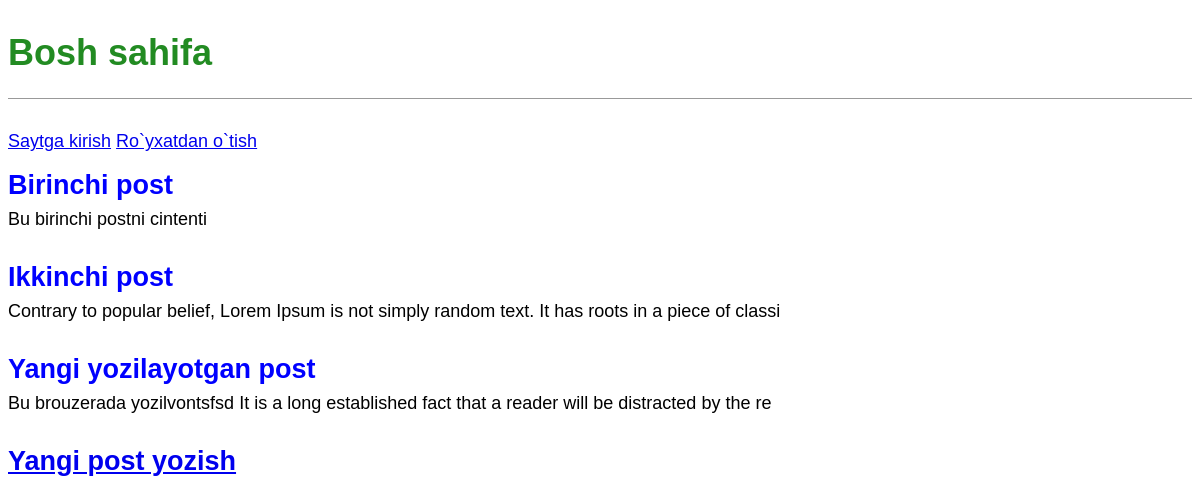
The page / on the database its author committed.
### blog/models.py (models this page shows, shortened)
class Post(models.Model):
    title = models.CharField(max_length=100)
    author = models.ForeignKey("auth.User", on_delete=models.CASCADE)
    content = models.TextField()

### blog/views.py (the view)
# urls.py: path('', BlogListView.as_view(), name='home'),
class BlogListView(ListView):
    model = Post
    template_name = 'home.html'

### templates/home.html
{% extends 'base.html' %}
{% block content %}
    {% for post in object_list %}
        <div class="post-entry">
            <h2><a href="{% url 'post_detail' post.pk %}">{{ post.title }}</a></h2>
            <p>{{ post.content | slice:":100" }}</p>
        </div>
    {% endfor %}
{% endblock content %}

### templates/base.html (shortened to what this page needs)
{% load static %}
<!DOCTYPE html>
<html lang="en">
<head>
    <link rel="stylesheet" href="{% static 'css/base.css' %}">
</head>
<body>
<header>
    <h1><a href="{% url 'home' %}">Bosh sahifa</a></h1>
</header>
{% if user.is_authenticated %}
    <p>Xush kelibsiz, {{ user.username }}</p>
    <p><a href="{% url 'logout' %}">Chiqib ketish</a></p>
{% else %}
    <p><a href="{% url 'login' %}">Saytga kirish</a>
    <a href="{% url 'signup' %}">Ro`yxatdan o`tish</a></p>
{% endif %}
<div>
    {% block content %}
    {% endblock content %}
</div>
<footer>
    <h2><a href="{% url 'post_new' %}">Yangi post yozish</a></h2>
</footer>
</body>
</html>

### static/css/base.css (style rules this page uses)
header { border-bottom: 1px solid #999; margin-bottom: 2rem; display: flex; }
body { font-family: 'Noto+Sans+Display', sans-serif; font-size: 18px; }
header h1 a { color: ForestGreen; text-decoration: none; }
.post-entry { margin-bottom: 2rem; }
.post-entry h2 { margin: 0.5rem 0; }
.post-entry h2 a, .post-entry h2 a:visited { color: blue; text-decoration: none; }
.post-entry p { margin: 0; font-weight: 400; }

### rows shown on the page
Post: title "Birinchi post", content "Bu birinchi postni cintenti"
Post: title "Ikkinchi post", content "Contrary to popular belief, Lorem Ipsum is not simply random text. It has roots in a piece of classi"
Post: title "Yangi yozilayotgan post", content "Bu brouzerada yozilvontsfsd It is a long established fact that a reader will be distracted by the re"
